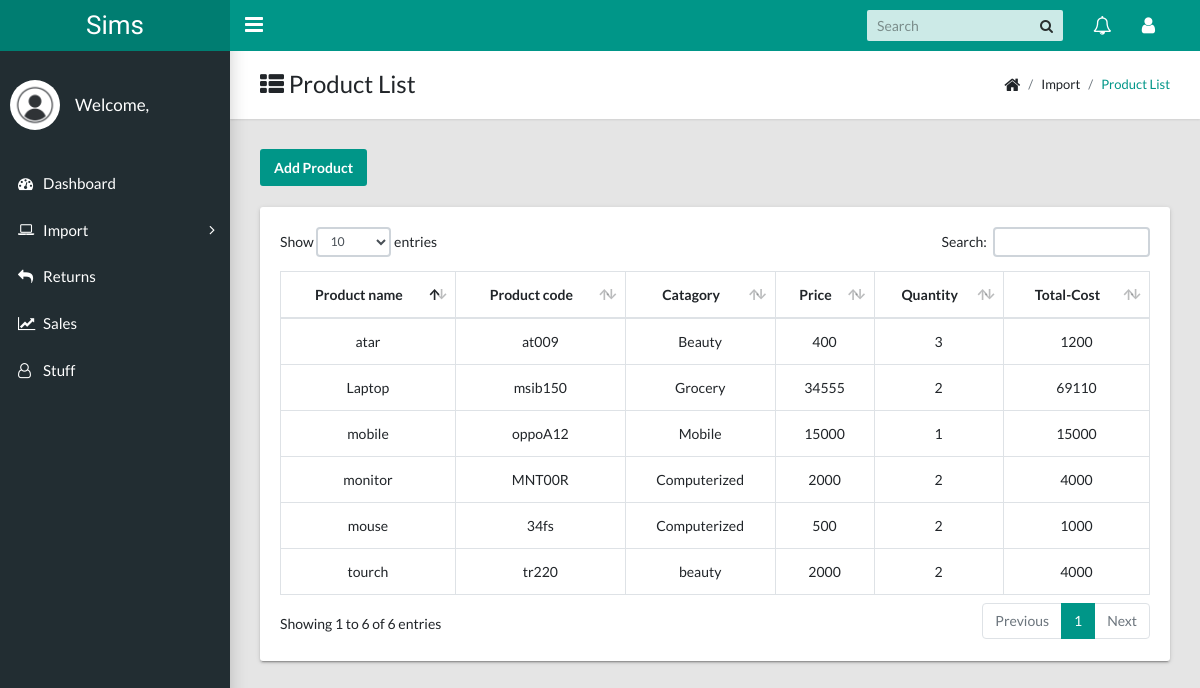
/products/, run on an earlier commit of the app's database.
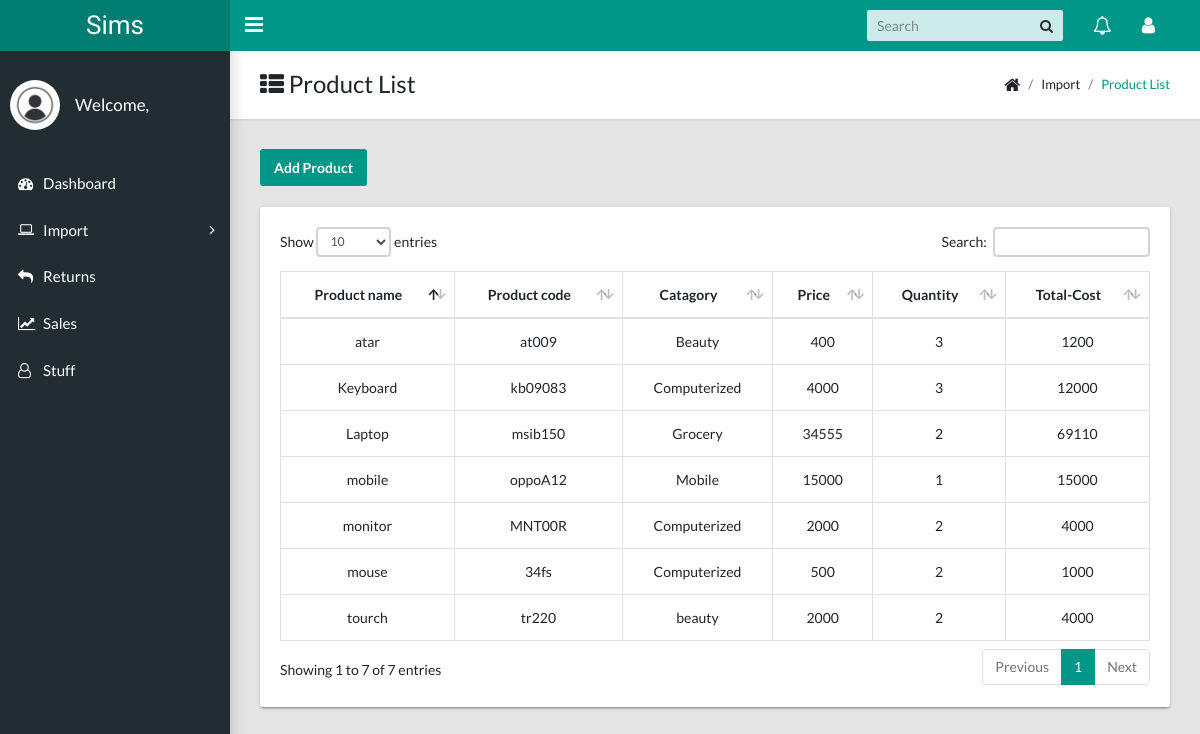
And on a later commit of the database.
### account/models.py (models this page shows, shortened)
class addProduct(models.Model):
    P_name = models.CharField(max_length=25,blank=False,null=False)
    P_code = models.CharField(max_length=25,blank=False,null=False)
    P_category = models.CharField(max_length=25,blank=False,null=False)
    P_price = models.IntegerField()
    P_quantity = models.IntegerField()
    def total(self):
        return self.P_price * self.P_quantity

### account/views.py (the view)
# urls.py: path('products/', views.product_set, name='products' ),
def product_set(request):
    dataset = addProduct.objects.all()
    context = {
        'set':dataset
    }
    return render(request,'products.html',context)

### templates/products.html (shortened to what this page needs)
<!DOCTYPE html>
{% load static %}
<html lang="en">
  <head>
    <link rel="stylesheet" type="text/css" href="{% static 'css/main.css' %}">
    <link rel="stylesheet" type="text/css" href="https://maxcdn.bootstrapcdn.com/font-awesome/4.7.0/css/font-awesome.min.css">
  </head>
  <body class="app sidebar-mini">
    <header class="app-header"><a class="app-header__logo" href="#">Sims</a>
      <a class="app-sidebar__toggle" href="#" data-toggle="sidebar" aria-label="Hide Sidebar"></a>
      <ul class="app-nav">
        <li class="app-search">
          <input class="app-search__input" type="search" placeholder="Search">
          <button class="app-search__button"><i class="fa fa-search"></i></button>
        </li>
        <li class="dropdown"><a class="app-nav__item" href="#" data-toggle="dropdown" aria-label="Show notifications"><i class="fa fa-bell-o fa-lg"></i></a>
        </li>
        <li class="dropdown"><a class="app-nav__item" href="#" data-toggle="dropdown" aria-label="Open Profile Menu"><i class="fa fa-user fa-lg"></i></a>
        </li>
      </ul>
    </header>
    <aside class="app-sidebar">
      <div class="app-sidebar__user"><img class="app-sidebar__user-avatar img-fluid" src="{% static 'images/avatar.jpg' %}" alt="User Image" >
        <div>
          <p class="app-sidebar__user-name">Welcome,</p>
        </div>
      </div>
      <ul class="app-menu">
        <li><a class="app-menu__item" href="{% url 'account:home' %}"><i class="app-menu__icon fa fa-dashboard"></i><span class="app-menu__label">Dashboard</span></a></li>
        <li class="treeview"><a class="app-menu__item" href="#" data-toggle="treeview"><i class="app-menu__icon fa fa-laptop"></i><span class="app-menu__label">Import</span><i class="treeview-indicator fa fa-angle-right"></i></a>
        </li>
        <li><a class="app-menu__item" href="{% url 'account:return' %}"><i class="app-menu__icon fa fa-reply" aria-hidden="true"></i><span class="app-menu__label">Returns</span></a></li>
        <li><a class="app-menu__item" href="{% url 'account:sale' %}"><i class="app-menu__icon fa fa-line-chart" aria-hidden="true"></i><span class="app-menu__label">Sales</span></a></li>
        <li><a class="app-menu__item" href="{% url 'account:my_user' %}"><i class="app-menu__icon fa fa-user-o" aria-hidden="true"></i><span class="app-menu__label">Stuff</span></a></li>
      </ul>
    </aside>
    <main class="app-content">
      <div class="app-title">
        <div>
          <h1><i class="fa fa-th-list"></i> Product List</h1>
        </div>
        <ul class="app-breadcrumb breadcrumb side">
          <li class="breadcrumb-item"><i class="fa fa-home fa-lg"></i></li>
          <li class="breadcrumb-item">Import</li>
          <li class="breadcrumb-item active"><a href="#">Product List</a></li>
        </ul>
      </div>
      <a href="{% url 'account:addproducts' %}"><button class="btn btn-primary">Add Product</button></a><br><br>
      <div class="row">
        <div class="col-md-12">
          <div class="tile">
            <div class="tile-body">
              <div class="table-responsive">
                <table class="table table-hover table-bordered text-center" id="sampleTable">
                  <thead>
                    <tr>
                      <th>Product name</th>
                      <th>Product code</th>
                      <th>Catagory</th>
                      <th>Price</th>
                      <th>Quantity</th>
                      <th>Total-Cost</th>
                    </tr>
                  </thead>
                  <tbody>
                  {% for data in set %}
                    <tr>
                      <td>{{data.P_name}}</td>
                      <td>{{data.P_code}}</td>
                      <td>{{data.P_category}}</td>
                      <td>{{data.P_price}}</td>
                      <td>{{data.P_quantity}}</td>
                      <td>{{data.total}}</td>
                    </tr>
                  {% endfor %}
                  </tbody>
                </table>
              </div>
            </div>
          </div>
        </div>
      </div>
    </main>
  </body>
</html>

What changed in the data, as far as the page shows it:
added addProduct: P_name "Keyboard", P_code "kb09083", P_category "Computerized", P_price "4000", P_quantity "3", total "12000"
Also different on the page:
text written by a page script: "Show entries Search: Showing 1 to 6 of 6 entries Previous 1 Next" → "Show entries Search: Showing 1 to 7 of 7 entries Previous 1 Next"
